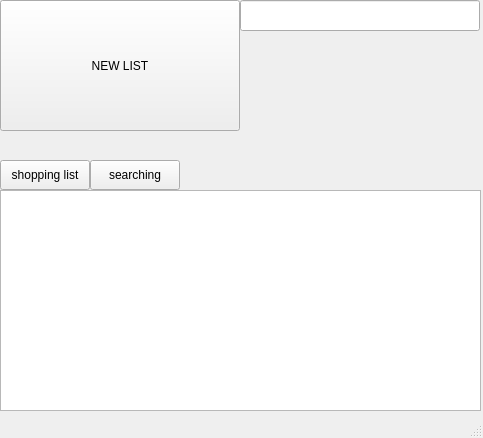
<?xml version="1.0" encoding="UTF-8"?>
<ui version="4.0">
 <class>MainWindow</class>
 <widget class="QMainWindow" name="MainWindow">
  <property name="geometry">
   <rect>
    <x>0</x>
    <y>0</y>
    <width>483</width>
    <height>438</height>
   </rect>
  </property>
  <property name="windowTitle">
   <string>MainWindow</string>
  </property>
  <widget class="QWidget" name="centralwidget">
   <widget class="QPushButton" name="pushButton">
    <property name="geometry">
     <rect>
      <x>0</x>
      <y>0</y>
      <width>240</width>
      <height>131</height>
     </rect>
    </property>
    <property name="text">
     <string>NEW LIST</string>
    </property>
   </widget>
   <widget class="QTableWidget" name="tableWidget">
    <property name="geometry">
     <rect>
      <x>0</x>
      <y>190</y>
      <width>480</width>
      <height>221</height>
     </rect>
    </property>
   </widget>
   <widget class="QPushButton" name="pushButton_2">
    <property name="geometry">
     <rect>
      <x>0</x>
      <y>160</y>
      <width>90</width>
      <height>30</height>
     </rect>
    </property>
    <property name="styleSheet">
     <string notr="true"/>
    </property>
    <property name="text">
     <string>shopping list</string>
    </property>
   </widget>
   <widget class="QPushButton" name="pushButton_3">
    <property name="geometry">
     <rect>
      <x>90</x>
      <y>160</y>
      <width>90</width>
      <height>30</height>
     </rect>
    </property>
    <property name="styleSheet">
     <string notr="true"/>
    </property>
    <property name="text">
     <string>searching</string>
    </property>
   </widget>
   <widget class="QLineEdit" name="lineEdit">
    <property name="geometry">
     <rect>
      <x>240</x>
      <y>0</y>
      <width>240</width>
      <height>31</height>
     </rect>
    </property>
    <property name="text">
     <string/>
    </property>
    <property name="echoMode">
     <enum>QLineEdit::Normal</enum>
    </property>
    <property name="dragEnabled">
     <bool>true</bool>
    </property>
   </widget>
   <widget class="QTableWidget" name="tableWidget_2">
    <property name="geometry">
     <rect>
      <x>0</x>
      <y>190</y>
      <width>481</width>
      <height>221</height>
     </rect>
    </property>
   </widget>
  </widget>
  <widget class="QStatusBar" name="statusbar"/>
 </widget>
 <resources/>
 <connections/>
</ui>
